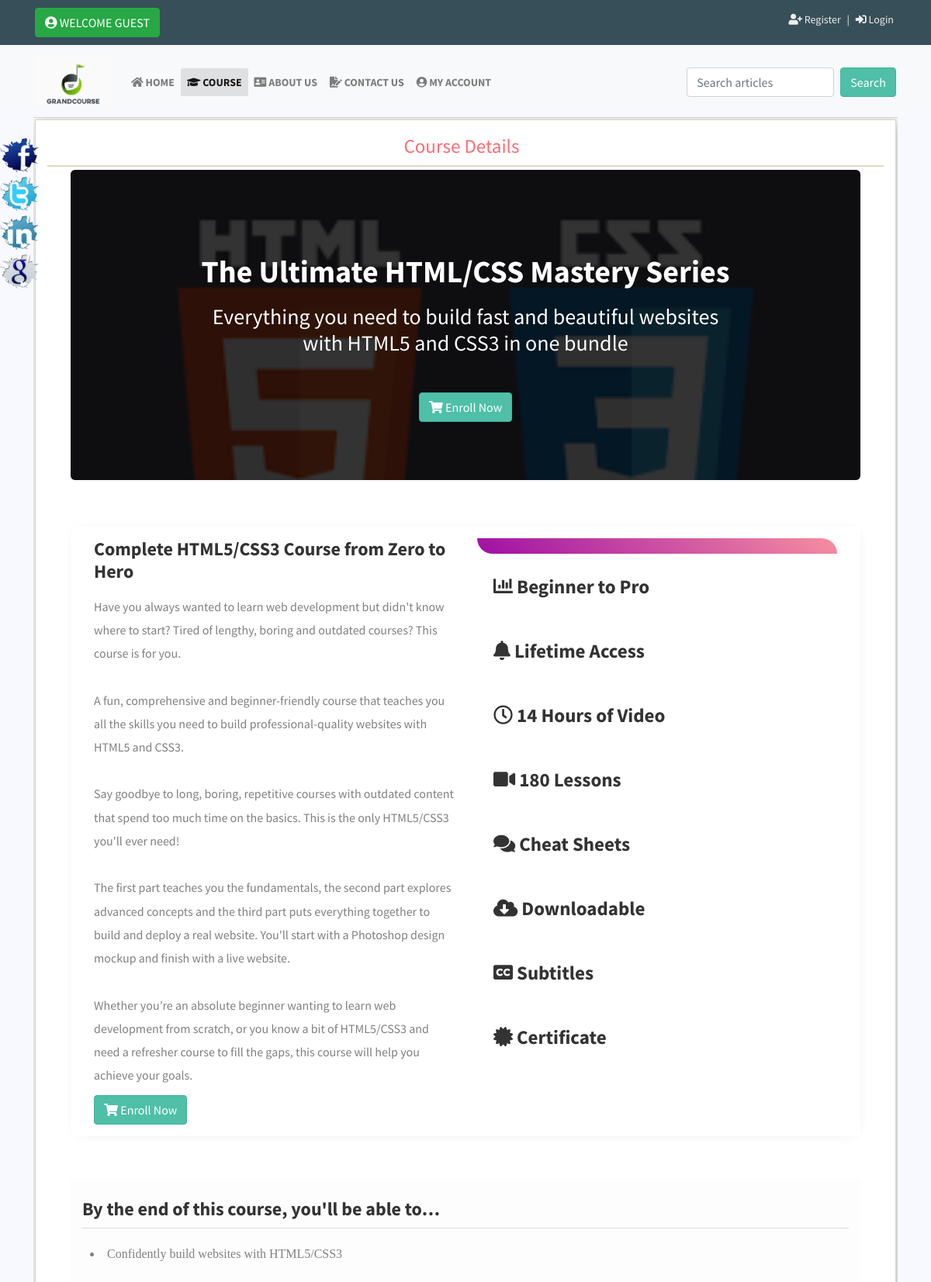
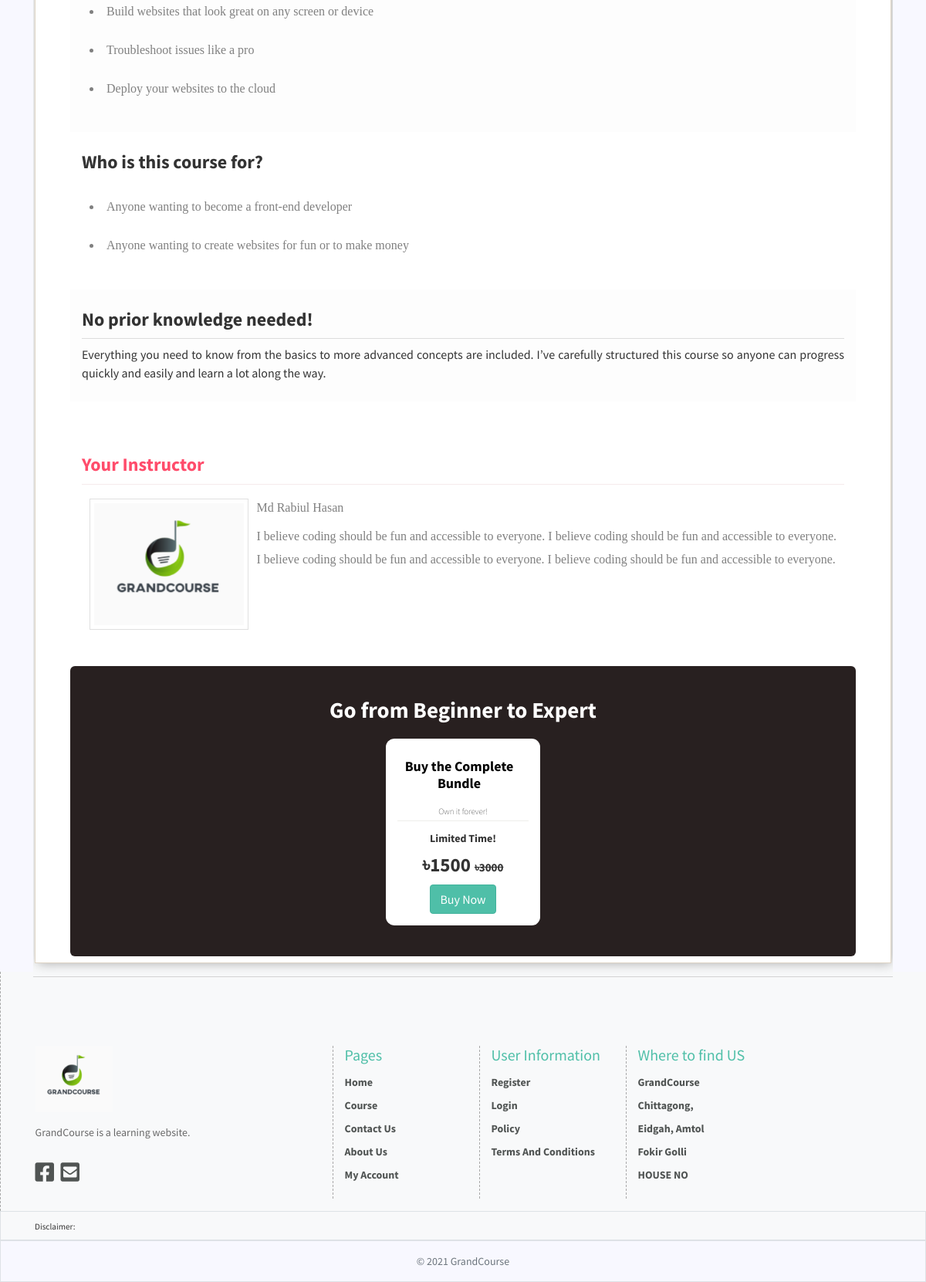
/course_details.php?id=1, run on the app's committed database (2 pictures, top to bottom).
### tables this page shows
CREATE TABLE `courses` (
  `id` int(11) NOT NULL,
  `course_cat` int(11) NOT NULL,
  `image` varchar(255) NOT NULL,
  `title` varchar(255) NOT NULL,
  `sub_title` text NOT NULL,
  `motivational_des` text NOT NULL,
  `summary` text NOT NULL,
  `course_purpose` text NOT NULL,
  `for_whom` text NOT NULL,
  `pre_idea` text NOT NULL,
  `instructor` text NOT NULL,
  `purchase_title` varchar(255) NOT NULL,
  `order_box_title` varchar(255) NOT NULL,
  `order_box_des` varchar(255) NOT NULL,
  `price` int(11) NOT NULL,
  `discount_price` int(11) NOT NULL
);

### lib/Database.php (called while the page is built, shortened)
<?php
Class Database{
	public $host   = DB_HOST;
	public $user   = DB_USER;
	public $pass   = DB_PASS;
	public $dbname = DB_NAME;
	public $link;
	private function connectDB(){
	$this->link = new mysqli($this->host, $this->user, $this->pass, $this->dbname);
 }
	public function select($query){
		$result = $this->link->query($query) or die($this->link->error.__LINE__);
		if($result->num_rows > 0){
			return $result;
		} else {
			return false;
		}
	}
}

### course_details.php (the view, shortened to what this page needs)
<?php ob_start(); $active = 'course'; include "inc/header.php"?>
<?php
	if(!isset($_REQUEST['id']) || $_REQUEST['id']==NULL ){
		header("location: 404.php");
	}else{
		$id = $_REQUEST['id'];
	}
 ?>
	<div class="contentsection contemplete clear">
		<div class="maincontent clear">
			<div class="about">
				<h2 style="text-align:center;color:rgb(249, 109, 116);">Course Details</h2>
				<?php
					$query = "select * from courses where id = $id ";
					$post = $db->select($query);
					if($post){
						$result = $post->fetch_assoc();
				?>
			<div class="container">
				<div class="row col-md-12 lefts FadeIN-Right">
					<div class="course-details">
						<div class="background" style="background:url(images/courseImg/<?=$result['image'];?>);background-size: cover;border-radius: 6px;">
							<div class="top-details">
								<h1><?=$result['title'];?></h1>
								<h3><?=$result['sub_title'];?></h3>
								<a href="#purchaseid">
									<button class="btn btn-primary" ><i class="fas fa-shopping-cart"></i> Enroll Now</button>
								</a>
							</div>
						</div>
						<div class="row col-md-12 top-details-2">
							<div class="top-details-2-1 col-md-6 ">
								<?=$result['motivational_des'];?>
								<a href="#purchaseid">
									<button class="btn btn-primary" ><i class="fas fa-shopping-cart"></i> Enroll Now</button>
								</a>
							</div>
							<div class="top-details-2-2 col-md-6 ">
								<div class="top-color"></div>
								<?=$result['summary'];?>
							</div>
						</div>
						<div class="middle-details-1">
							<h1>By the end of this course, you'll be able to…</h1>
							<?=$result['course_purpose'];?>
						</div>
						<div class="middle-details-2">
							<h1>Who is this course for?</h1>
							<?=$result['for_whom'];?>
						</div>
						<div class="middle-details-3">
							<h1>No prior knowledge needed!</h1>
							<?=$result['pre_idea'];?>
						</div>
						<div class="bottom-details-1">
							<h1>Your Instructor</h1>
							<div class="instructor-details-2">
								<?=$result['instructor'];?>
							</div>
						</div>
						<div class="bottom-details-2" id="purchaseid">
							<h1><?=$result['purchase_title'];?> </h1>
							<div class="purchase">
								<h2><?=$result['order_box_title'];?> </h2>
								<?=$result['order_box_des'];?>
								<p class="price1">৳<?=$result['discount_price'];?> <del>৳<?=$result['price'];?></del></p>
								<?php
								if(isset($_SESSION['loggedin']) && $_SESSION['loggedin'] ==true){?>
								<a href="phpCore/checkout.php?price=<?=$result['price'];?>&discount_price=<?=$result['discount_price'];?>&title=<?=$result['title'];?>&image=<?=$result['image'];?>">
									<button class="btn btn-primary">Buy Now</button>
								</a>
								<?php }
								else{ ?>
								<a href="login/login.php">
									<button class="btn btn-primary">Buy Now</button>
								</a>
								<?php }?>
							</div>
						</div>
					</div>
				</div>
			</div>
			<?php }else{
					header("Location : 404..php");
					} ?>
		</div>
	</div>
<?php include "inc/footer.php"; ob_end_flush();?>

### css/mystyle.css (style rules this page uses)
* { margin: 0; padding: 0; outline: 0; }
html { scroll-behavior: smooth; }
body { color: #000; font-family: "Source Sans Pro","Robota", Arial, Helvetica, sans-serif !important; font-size: 14px; line-height: 1.42857143; color: #333333; background: #f0f0f0; }
.contemplete { margin: 0 auto; width: 928px; }
.clear { overflow: hidden; }
.contentsection { background: #f8f9fa!important; padding: 2px; width: 1114px; border-bottom: 1px solid lightgray; top: 7px; border-right: unset; position: relative; border-left: unset; border-top: 1px solid lightgray; }
.maincontent { background: rgb(255, 255, 255); border: 1px solid #ececeb; float: left; margin: 0 15px 15px 0; padding: 8px 15px; box-shadow: 2px 2px 14px -2px darkgray; width: 70%; height: 750px; }
.about { font-size: 16px; line-height: 24px; text-align: justify; }
.about img { background: #fff none repeat scroll 0 0; border: 1px solid #e0e0e0; float: left; height: 170px; margin-right: 10px; padding: 5px; }
.about p { font-size: 16px; line-height: 24px; margin-bottom: 10px; text-align: justify; }
.about h2 { border-bottom: 2px solid #e0d6c7; color: rgb(79, 191, 168); font-size: 25px; margin-bottom: 4px; padding: 10px 10px 10px 0; }
body { font-family: "Robota", Arial, Helvetica, sans-serif; font-size: 14px; line-height: 1.42857143; color: #333333; background: ghostwhite; }
.btn-primary { color: rgb(255, 255, 255); background: rgb(79, 191, 168); border-color: rgb(65, 179, 156); }
:root { --main-color1: #eb4d4b; --text-color: #131e2c; }
.FadeIN-Right { animation: FadeINright ease 1s; }
.row.col-md-12.lefts { margin: auto; }
.top-details { height: 400px; background: rgb(0,0,0,0.8); padding: 15px; text-align: center; border-radius: 6px; }
.top-details h1 { margin-top: 92px; font-weight: bold; color: white; }
.top-details h3 { width: 690px; margin: auto; padding: 10px; margin-bottom: 37px; color: white; }
.course-details { width: 100%; }
.top-details-2 { margin-top: 60px !important; padding: 15px; background: white; box-shadow: 1px 1px 15px -8px #ddcdcd; margin: auto; }
.top-details-2-1 h5 { font-weight: bold; font-size: ; text-align: left; margin-bottom: 15px; font-size: 24px; }
.top-details-2-1 p { color: gray; text-align: left; line-height: .8cm; }
.top-color { height: 20px; background: linear-gradient(40deg,#9f0fa4,#f78fa1); border-top-right-radius: 30px; border-bottom-left-radius: 30px; }
.top-details-2-2 ul { padding: 0px 21px; }
.top-details-2-2 ul > li { padding: 29px 0px; font-size: 25px; font-weight: bold; list-style: none; }
.middle-details-1 { margin-top: 55px; padding: 15px; background: #fdfdfd; }
.middle-details-1 > h1 { font-size: 24px; font-weight: bold; padding: 10px 0px; border-bottom: 1px solid gainsboro; }
.middle-details-1 > ul > li { list-style: inside; line-height: .8cm; color: gray; font-family: initial; padding: 10px; }
.middle-details-2 { padding: 15px; }
.middle-details-2 > h1 { font-size: 24px; font-weight: bold; padding: 10px 0px; }
.middle-details-2 > ul > li { list-style: inside; line-height: .8cm; color: gray; font-family: initial; padding: 10px; }
.middle-details-3 { background: #fdfdfd; padding: 15px; }
.middle-details-3 > h1 { font-size: 24px; font-weight: bold; padding: 10px 0px; border-bottom: 1px solid gainsboro; }
.bottom-details-1 { padding: 15px; height: 300px; margin-top: 43px; }
.bottom-details-1 > h1 { font-size: 24px; font-weight: bold; padding: 10px 0px; color: #ff4c6b; border-bottom: 1px solid #f5eaec; }
.instructor-details-2 { line-height: .8cm; color: gray; font-family: initial; padding: 10px; }
.bottom-details-2 { padding: 40px; background: #282020; border-radius: 6px; }
.bottom-details-2 h1 { color: white; font-weight: bold; text-align: center; font-size: 29px; margin-bottom: 19px; }
.purchase { width: 200px; background: white; padding: 15px; text-align: center; margin: auto; border-radius: 11px; }
.purchase h2 { color: black; text-align: center; font-size: 18px; font-weight: bold; border-bottom: none; }
.purchase p { font-weight: bold; font-size: 14px; text-align: center; }
.wonit { font-weight: 100 !important; font-size: 11px !important; border-bottom: 1px solid #eeeeeb !important; }
.price1 { font-size: 25px!Important; }
.price1 del { font-size: 15px; }

### course_details.php (style rules this page uses)
.maincontent { background: rgb(255, 255, 255); border: 1px solid #ded4c5; margin: 0 15px 15px 0; padding: 8px 15px; box-shadow: 2px 2px 14px -2px darkgray !important; width: 100%; display: inline-table; }

### data on the page
courses: image (picture), title "The Ultimate HTML/CSS Mastery Series", sub_title "Everything you need to build fast and beautiful websites with HTML5 and CSS3 in one bundle", motivational_des "Complete HTML5/CSS3 Course from Zero to Hero Have you always wanted to learn web development but didn't know where to start? Tired of lengthy, boring and outdated courses? This course is for you. A fun, comprehensive and beginner-friendly course that teaches you all the skills you need to build professional-quality websites with HTML5 and CSS3. Say goodbye to long, boring, repetitive courses with outdated content that spend too much time on the basics. This is the only HTML5/CSS3 you'll ever need! The first part teaches you the fundamentals, the second part explores advanced concepts and the third part puts everything together to build and deploy a real website. You'll start with a…", summary "Beginner to Pro Lifetime Access 14 Hours of Video 180 Lessons Cheat Sheets Downloadable Subtitles Certificate", course_purpose "Confidently build websites with HTML5/CSS3 Build websites that look great on any screen or device Troubleshoot issues like a pro Deploy your websites to the cloud", for_whom "Anyone wanting to become a front-end developer Anyone wanting to create websites for fun or to make money", pre_idea "Everything you need to know from the basics to more advanced concepts are included. I’ve carefully structured this course so anyone can progress quickly and easily and learn a lot along the way.", instructor (picture), instructor "Md Rabiul Hasan I believe coding should be fun and accessible to everyone. I believe coding should be fun and accessible to everyone. I believe coding should be fun and accessible to everyone. I believe coding should be fun and accessible to everyone.", purchase_title "Go from Beginner to Expert", order_box_title "Buy the Complete Bundle", order_box_des "Own it forever! Limited Time!", discount_price "1500", price "3000"
